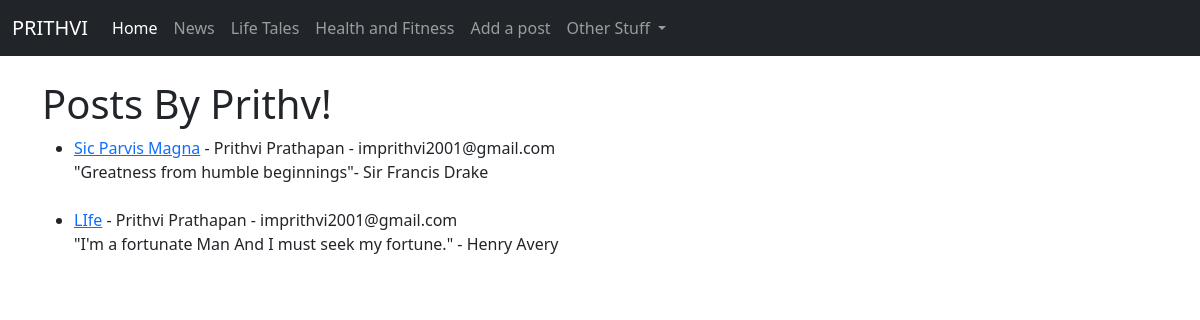
The app's page /, older data.
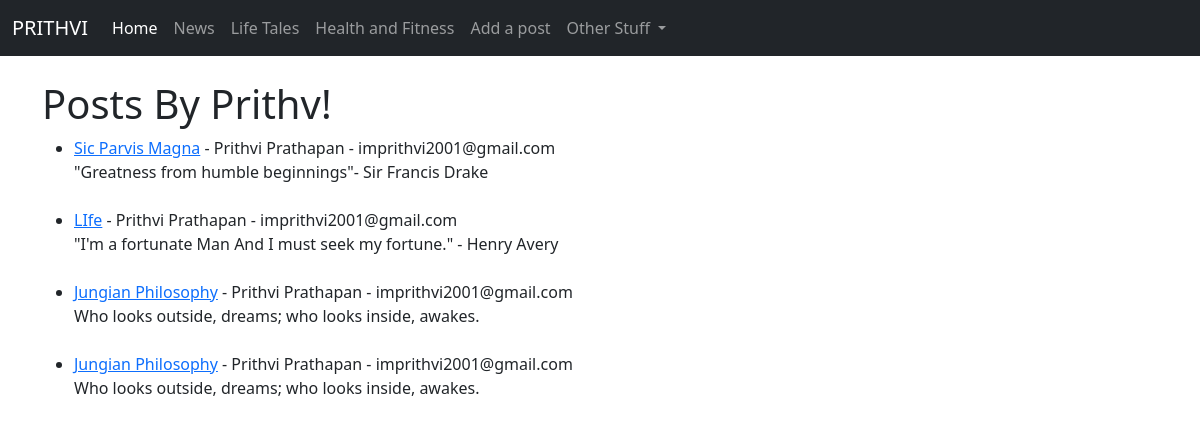
The same page, newer data.
### theblog/models.py (models this page shows, shortened)
class Post(models.Model):
	title = models.CharField(max_length = 255)
	title_tag = models.CharField(max_length = 255)
	author = models.ForeignKey(User, on_delete = models.CASCADE)
	body = models.TextField()

### theblog/views.py (the view)
# urls.py: path('', HomeView.as_view(), name = "home"),
class HomeView(ListView):
	model = Post
	template_name = "home.html"

### theblog/templates/home.html
{% extends 'base.html' %}
{% block content %}
<h1>Posts By Prithv!</h1>
<ul>
{% for post in object_list %}
<li><a href="{% url 'article-detail' post.pk %}">{{ post.title }}</a> - {{ post.author.first_name }}
	{{ post.author.last_name }} - {{ post.author.email }}<br/>
	{{ post.body }}</li>
	<br/>
{% endfor %}
</ul>
{% endblock %}

### theblog/templates/base.html (shortened to what this page needs)
<!doctype html>
<html lang="en">
  <head>
    <link href="https://cdn.jsdelivr.net/npm/bootstrap@5.0.0-beta1/dist/css/bootstrap.min.css" rel="stylesheet">
  </head>
  <body>
    <nav class="navbar navbar-expand-lg navbar-dark bg-dark">
  <div class="container-fluid">
    <a class="navbar-brand" href="{% url 'home' %}">PRITHVI</a>
    <div class="collapse navbar-collapse" id="navbarSupportedContent">
      <ul class="navbar-nav me-auto mb-2 mb-lg-0">
        <li class="nav-item">
          <a class="nav-link active" aria-current="page" href="{% url 'home' %}">Home</a>
        </li>
        <li class="nav-item">
          <a class="nav-link" href="#">News</a>
        </li>
        <li class="nav-item">
          <a class="nav-link" href="#">Life Tales</a>
        </li>
        <li class="nav-item">
          <a class="nav-link" href="#">Health and Fitness</a>
        </li>
        <li class="nav-item">
          <a class="nav-link" href="{% url 'add_post' %}">Add a post</a>
        </li>
        <li class="nav-item dropdown">
          <a class="nav-link dropdown-toggle" href="#" id="navbarDropdown" role="button" data-bs-toggle="dropdown" aria-expanded="false">
            Other Stuff
          </a>
        </li>
      </ul>
    </div>
  </div>
</nav>
    <br>
    <div class="container">
      {% block content %}
      {% endblock %}
    </div>
  </body>
</html>

Row changes from the older to the newer data that the page shows:
added Post: title "Jungian Philosophy", author.first_name "Prithvi", author.last_name "Prathapan", author.email "imprithvi2001@gmail.com", body "Who looks outside, dreams; who looks inside, awakes."
added Post: title "Jungian Philosophy", author.first_name "Prithvi", author.last_name "Prathapan", author.email "imprithvi2001@gmail.com", body "Who looks outside, dreams; who looks inside, awakes."
